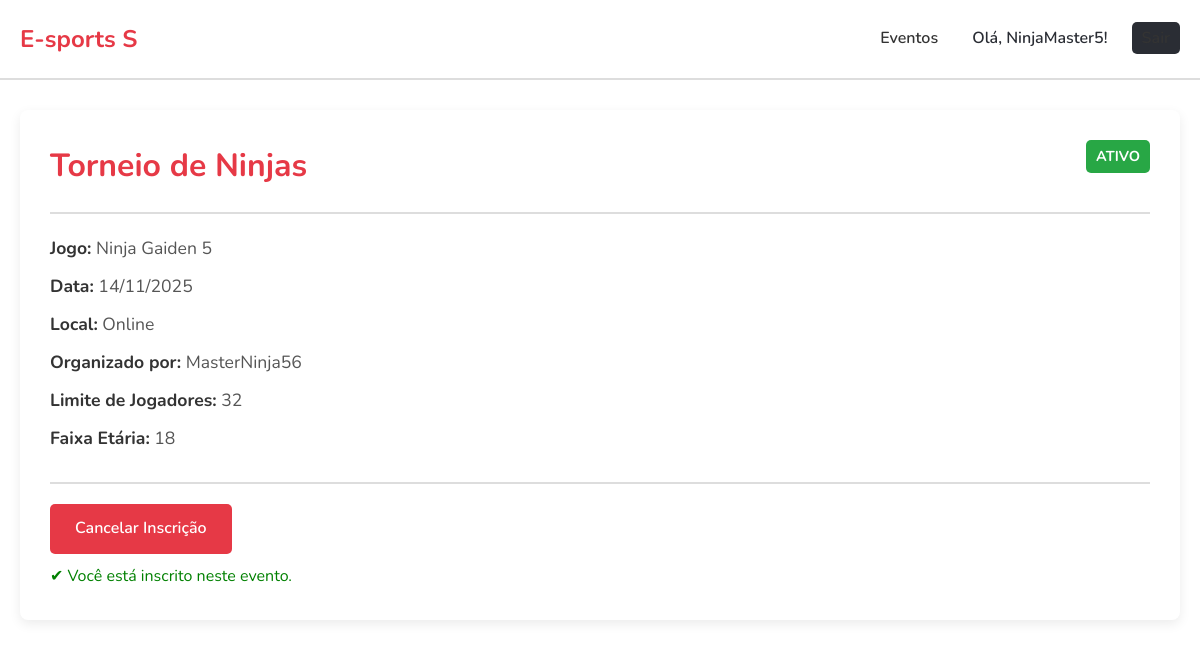
Page /evento/detalhe/1 (signed in) on the committed database.
### app_build/models.py (models this page shows)
class Evento(db.Model):
    id = db.Column(db.Integer, primary_key=True)
    nome = db.Column(db.String(100), nullable=False)
    jogo = db.Column(db.String(100))
    data = db.Column(db.Date, nullable=True)
    limite_jogadores = db.Column(db.Integer)
    faixa_etaria = db.Column(db.String(50))
    local = db.Column(db.String(100))
    status = db.Column(db.String(50), nullable=False, default='Ativo')
    organizador_id = db.Column(db.Integer, db.ForeignKey('organizador.id'), nullable=False)
    organizador = db.relationship('Organizador', backref=db.backref('eventos', lazy=True))

class Organizador(db.Model):
    id = db.Column(db.Integer, primary_key=True)
    nome = db.Column(db.String(100), unique=True, nullable=False)
    email = db.Column(db.String(100), unique=True, nullable=False)
    senha = db.Column(db.String(200), nullable=False)
    telefone = db.Column(db.String(20))
    idade = db.Column(db.Integer)

### app_build/app.py (the view)
@app.route('/evento/detalhe/<int:id>')
@login_required
def evento_detalhe(id):
    evento = Evento.query.get_or_404(id)
    is_inscrito = False # Começa como falso
    if session.get('user_type') == 'jogador':
        jogador_id = session.get('user_id')
        inscricao = Inscricao.query.filter_by(jogador_id=jogador_id, evento_id=evento.id).first()
        if inscricao:
            is_inscrito = True # Se achou, marca como verdadeiro
    return render_template(
        'evento_detalhe.html',
        evento=evento,
        user_session=session,
        is_inscrito=is_inscrito # Passa a informação (True/False) para o template
    )

### app_build/app.py (called while the page is built)
def login_required(f):
    @wraps(f)
    def decorated_function(*args, **kwargs):
        if 'user_id' not in session:
            flash("Você precisa estar logado para acessar esta página.", "error")
            return redirect(url_for('login'))
        return f(*args, **kwargs)
    return decorated_function

### app_build/templates/evento_detalhe.html (shortened to what this page needs)
{% extends 'base.html' %}
{% block content %}
    <div class="detalhe-evento-wrapper">
        <div class="detalhe-header">
            <h1>{{ evento.nome }}</h1>
            <span class="evento-status status-{{ evento.status.lower() }}">{{ evento.status }}</span>
        </div>
        <div class="detalhe-body">
            <p><strong>Jogo:</strong> {{ evento.jogo }}</p>
            <p><strong>Data:</strong> {{ evento.data.strftime('%d/%m/%Y') }}</p>
            <p><strong>Local:</strong> {{ evento.local }}</p>
            <p><strong>Organizado por:</strong> {{ evento.organizador.nome }}</p>
            <p><strong>Limite de Jogadores:</strong> {{ evento.limite_jogadores }}</p>
            <p><strong>Faixa Etária:</strong> {{ evento.faixa_etaria }}</p>
        </div>
        <div class="detalhe-actions">
            {% if user_session.user_type == 'organizador' and user_session.user_id == evento.organizador_id %}
                {% if evento.status == 'Ativo' %}
                    <a href="{{ url_for('encerrar_evento', id=evento.id) }}" class="btn btn-encerrar">Encerrar Evento</a>
                    <a href="#" class="btn btn-primary">Gerenciar Inscrições</a>
                {% else %}
                    <p class="evento-finalizado-msg">Este evento já foi finalizado.</p>
                {% endif %}
            <!--
                Se ele não for o dono, checa se ele é um Jogador.
            -->
            {% elif user_session.user_type == 'jogador' %}
                {% if evento.status == 'Ativo' %}
                    {% if is_inscrito %}
                        <a href="{{ url_for('cancelar_inscricao', id=evento.id) }}" class="btn btn-cancelar">Cancelar Inscrição</a>
                        <p style="margin-top: 10px; color: green;">✔ Você está inscrito neste evento.</p>
                    {% else %}
                        <a href="{{ url_for('inscrever', id=evento.id) }}" class="btn btn-primary">Quero Participar!</a>
                    {% endif %}
                {% else %}
                    <p class="evento-finalizado-msg">Este evento já foi finalizado. Inscrições encerradas.</p>
                {% endif %}
            {% elif user_session.user_type == 'organizador' %}
                 <p>Você está vendo este evento como um Organizador (você não é o dono).</p>
            {% endif %}
        </div>
    </div>
{% endblock %}

### app_build/static/css/style.css (style rules this page uses)
:root { --cor-principal: #E63946; --cor-fundo: #FFFFFF; --cor-texto: #333333; --cor-borda: #DDDDDD; --cor-destaque: #2A2D34; --sombra: 0 4px 12px rgba(0, 0, 0, 0.08); }
* { margin: 0; padding: 0; box-sizing: border-box; }
body { font-family: 'Nunito', sans-serif; background-color: var(--cor-fundo); color: var(--cor-texto); line-height: 1.6; }
h1, h2, h3 { font-weight: 700; }
h1, h2 { color: var(--cor-principal); margin-bottom: 20px; }
.btn { display: inline-block; padding: 12px 25px; border: none; border-radius: 5px; font-weight: 600; font-size: 1rem; text-decoration: none; cursor: pointer; transition: all 0.3s ease; }
.detalhe-evento-wrapper { background: var(--cor-fundo); padding: 30px; border-radius: 8px; box-shadow: var(--sombra); }
.detalhe-header { border-bottom: 2px solid var(--cor-borda); padding-bottom: 20px; margin-bottom: 20px; display: flex; justify-content: space-between; align-items: flex-start; }
.detalhe-header h1 { color: var(--cor-principal); margin-bottom: 0; }
.detalhe-body p { font-size: 1.1rem; color: #555; margin-bottom: 10px; }
.detalhe-body p strong { color: var(--cor-texto); }
.detalhe-actions { margin-top: 30px; border-top: 2px solid var(--cor-borda); padding-top: 20px; }
.evento-status { font-weight: 700; padding: 5px 10px; border-radius: 5px; font-size: 0.9rem; text-transform: uppercase; color: #fff; }
.status-ativo { background-color: #28a745; }
.btn-cancelar { display: inline-block; padding: 12px 25px; border: none; border-radius: 5px; font-weight: 600; font-size: 1rem; text-decoration: none; cursor: pointer; transition: all 0.3s ease; background-color: var(--cor-principal); color: var(--cor-fundo); }

### rows in the picture
Evento: nome "Torneio de Ninjas", status "ATIVO", jogo "Ninja Gaiden 5", data "14/11/2025", local "Online", limite_jogadores "32", faixa_etaria "18"
Organizador: organizador.nome "MasterNinja56"

### other values in the picture
{{ session.user_name }} "NinjaMaster5"
